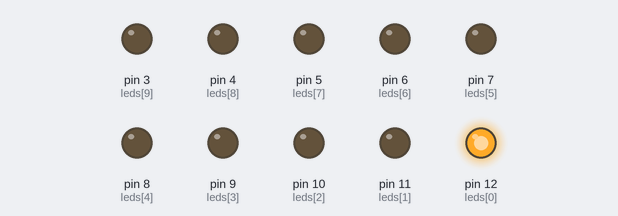
Recording of a sketch running on a simulated Arduino Uno, built with avr-gcc and run on an emulated ATmega328P. Parts: output pins drawn as LEDs (lit = HIGH).

Above: at 0.05 s.
At 0.55 s:
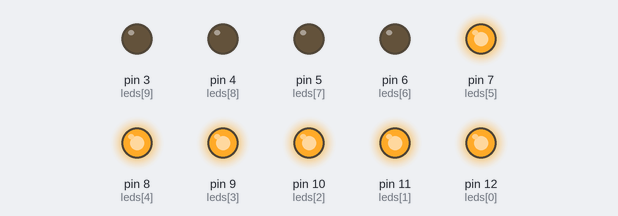
At 1.0 s:
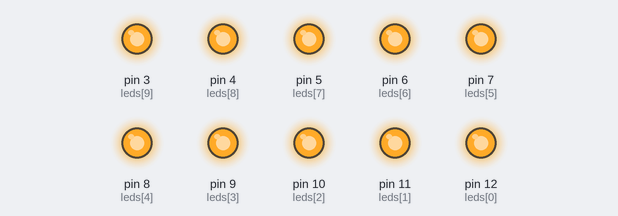
Timing chart, 0 to 2.5 s (numbered marks = the images above):
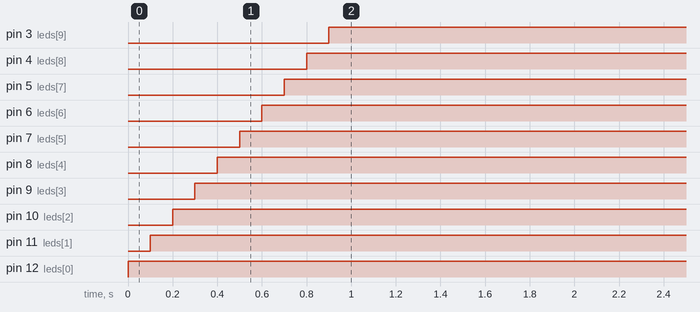

Measured:
- by itself, pin 3 (leds[9]): LOW → HIGH at 0.90 s
- by itself, pin 4 (leds[8]): LOW → HIGH at 0.80 s
- by itself, pin 5 (leds[7]): LOW → HIGH at 0.70 s
- by itself, pin 6 (leds[6]): LOW → HIGH at 0.60 s
- by itself, pin 7 (leds[5]): LOW → HIGH at 0.50 s
- by itself, pin 8 (leds[4]): LOW → HIGH at 0.40 s
- by itself, pin 9 (leds[3]): LOW → HIGH at 0.30 s
- by itself, pin 10 (leds[2]): LOW → HIGH at 0.20 s

The sketch:

3.2.ino
```cpp
// Define os pinos dos LEDs
int leds[] = {12, 11, 10, 9, 8, 7, 6, 5, 4, 3};

void setup() {
  // Configurar os pinos dos LEDs como saída
  for (int i = 0; i < 10; i++) {
    pinMode(leds[i], OUTPUT);
  }
}

void loop() {
  // Liga os LEDs um por um
  for (int i = 0; i < 10; i++) {
    digitalWrite(leds[i], HIGH);
    delay(100);
  }

}
```
